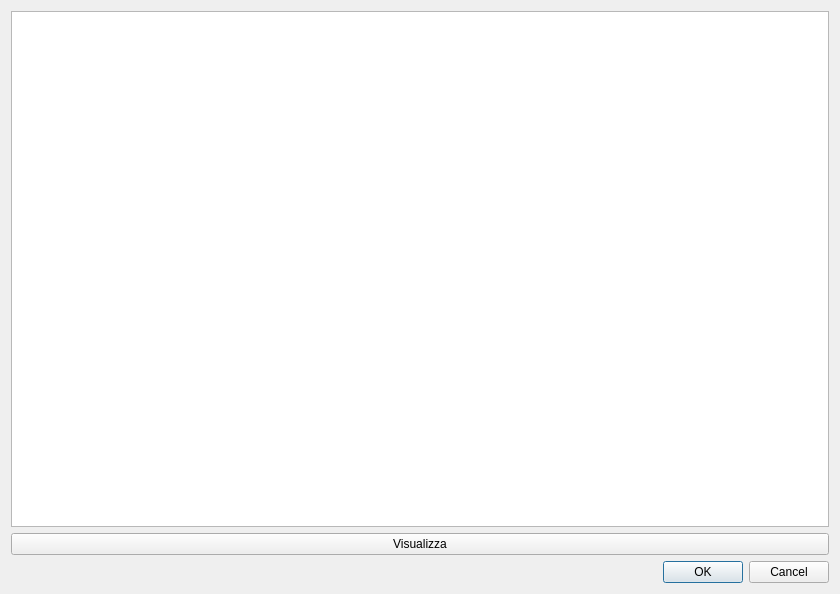
<?xml version="1.0" encoding="UTF-8"?>
<ui version="4.0">
 <class>Prova</class>
 <widget class="QDialog" name="Prova">
  <property name="geometry">
   <rect>
    <x>0</x>
    <y>0</y>
    <width>840</width>
    <height>594</height>
   </rect>
  </property>
  <property name="windowTitle">
   <string>Dialog</string>
  </property>
  <layout class="QVBoxLayout" name="verticalLayout">
   <item>
    <widget class="QTableView" name="tableView"/>
   </item>
   <item>
    <widget class="QPushButton" name="pushButton">
     <property name="text">
      <string>Visualizza</string>
     </property>
    </widget>
   </item>
   <item>
    <widget class="QDialogButtonBox" name="buttonBox">
     <property name="orientation">
      <enum>Qt::Horizontal</enum>
     </property>
     <property name="standardButtons">
      <set>QDialogButtonBox::Cancel|QDialogButtonBox::Ok</set>
     </property>
    </widget>
   </item>
  </layout>
 </widget>
 <resources/>
 <connections>
  <connection>
   <sender>buttonBox</sender>
   <signal>accepted()</signal>
   <receiver>Prova</receiver>
   <slot>accept()</slot>
   <hints>
    <hint type="sourcelabel">
     <x>248</x>
     <y>254</y>
    </hint>
    <hint type="destinationlabel">
     <x>157</x>
     <y>274</y>
    </hint>
   </hints>
  </connection>
  <connection>
   <sender>buttonBox</sender>
   <signal>rejected()</signal>
   <receiver>Prova</receiver>
   <slot>reject()</slot>
   <hints>
    <hint type="sourcelabel">
     <x>316</x>
     <y>260</y>
    </hint>
    <hint type="destinationlabel">
     <x>286</x>
     <y>274</y>
    </hint>
   </hints>
  </connection>
 </connections>
</ui>
